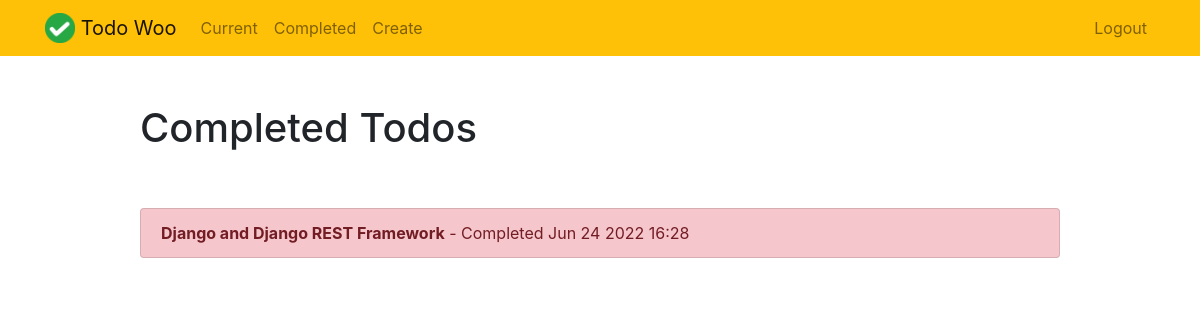
Page /completed/ (signed in) on the earlier database version.
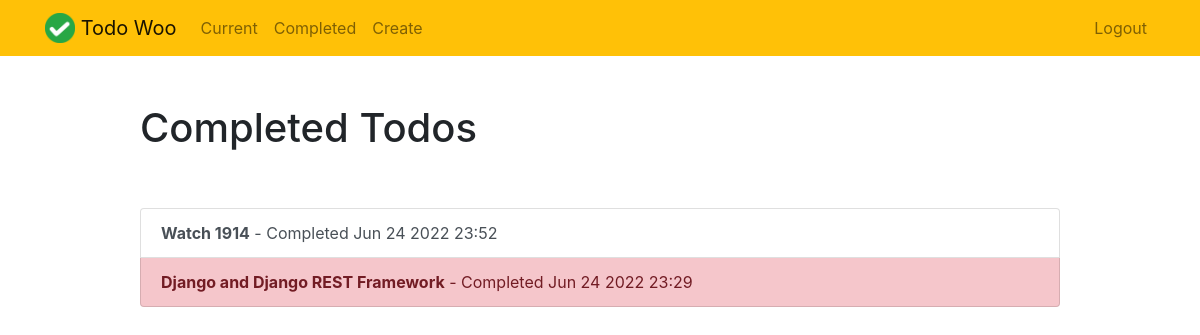
Same page on the later database version.
### TodoApp/models.py (models this page shows, shortened)
class Todo(models.Model):
    title = models.CharField(max_length=100)
    memo = models.TextField(blank=True)
    created = models.DateTimeField(auto_now_add=True)
    datecompleted = models.DateTimeField(null=True, blank=True)
    important = models.BooleanField(default=False)
    user = models.ForeignKey(User, on_delete=models.CASCADE)

### TodoApp/views.py (the view)
# urls.py: path('completed/', views.completedtodos, name='completedtodos'),
@login_required
def completedtodos(request):
    todos = Todo.objects.filter(user=request.user, datecompleted__isnull=False).order_by('-datecompleted')
    return render(request, 'todo/completed-todo.html', {'todos':todos})

### TodoApp/templates/todo/completed-todo.html
{% extends "todo/base.html" %}
{% block content %}
    <div class="row justify-content-center mt-5">
        <div class="col-md-10">
            <h1>Completed Todos</h1>
        </div>
    </div>
    <div class="row justify-content-center mt-5">
        <div class="col-md-10">
            <div class="list-group">
                {% for todo in todos %}
                    <a href="{% url 'viewtodo' todo.id %}" class="list-group-item list-group-item-action{% if todo.important %} list-group-item-danger{% endif %}"><b>{{ todo.title }}</b> - Completed {{ todo.datecompleted|date:'M j Y H:i' }}</a>
                {% endfor %}
            </div>
        </div>
    </div>
{% endblock %}

Differences in the rows shown:
added Todo: title "Watch 1914", datecompleted "Jun 24 2022 23:52", important False (drawn)
changed Todo "Django and Django REST Framework": datecompleted "Jun 24 2022 16:28" → "Jun 24 2022 23:29"
